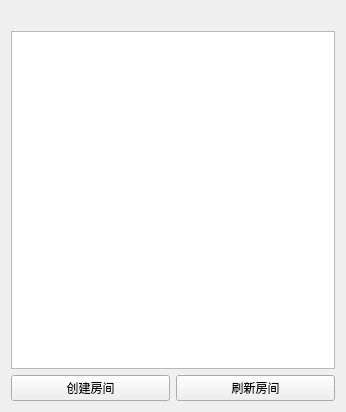
<?xml version="1.0" encoding="UTF-8"?>
<ui version="4.0">
 <class>HallWidget</class>
 <widget class="QWidget" name="HallWidget">
  <property name="geometry">
   <rect>
    <x>0</x>
    <y>0</y>
    <width>346</width>
    <height>412</height>
   </rect>
  </property>
  <property name="windowTitle">
   <string>大厅界面</string>
  </property>
  <layout class="QGridLayout" name="gridLayout">
   <item row="0" column="0">
    <widget class="QLabel" name="lbUsername">
     <property name="text">
      <string/>
     </property>
    </widget>
   </item>
   <item row="1" column="0" colspan="2">
    <widget class="QListWidget" name="lwRoom"/>
   </item>
   <item row="2" column="0">
    <widget class="QPushButton" name="btnCreateRoom">
     <property name="text">
      <string>创建房间</string>
     </property>
    </widget>
   </item>
   <item row="2" column="1">
    <widget class="QPushButton" name="btnFlush">
     <property name="text">
      <string>刷新房间</string>
     </property>
    </widget>
   </item>
  </layout>
 </widget>
 <resources/>
 <connections/>
</ui>
